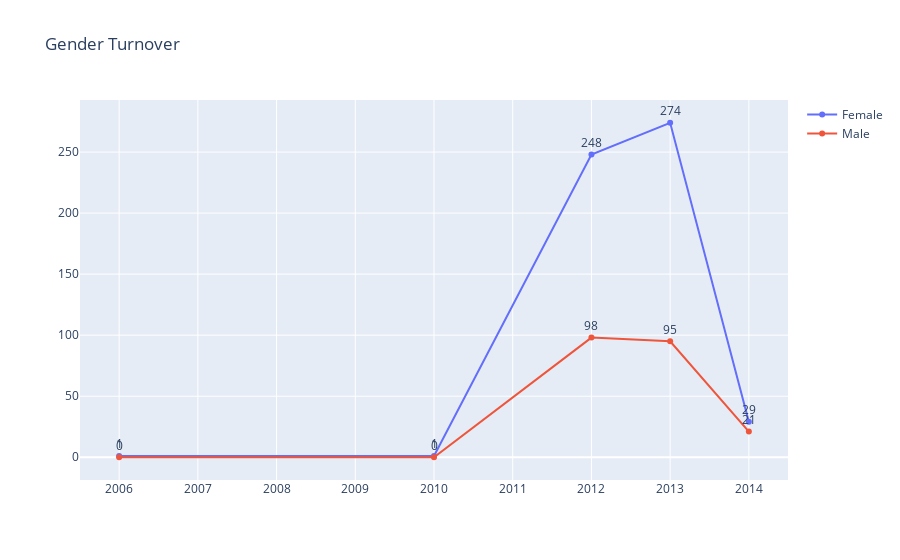

Notebook cell for this chart:
### Code cell
per = dete_update['cease_date'].dt.to_period('y')
gender_turnover = pd.crosstab(per, dete_update['gender']).reset_index()
data = []
for col in gender_turnover.columns:
    if col != 'cease_date':
        data.append(go.Scatter(name=col,
                               x=gender_turnover['cease_date'].astype(str).tolist(),
                               y=gender_turnover[col].tolist(),
                               text=gender_turnover[col].astype(str).tolist(),
                               textposition='top center',
                               mode='lines+markers+text'))
layout = go.Layout(title="Gender Turnover")
fig= go.Figure(data=data, layout=layout)
fig.show()

### Figure 1 — Plotly figure (JSON) as saved in the notebook; plotly's stock layout.template omitted (floating-point values rounded to 4 significant figures)
{"data": [{"mode": "lines+markers+text", "name": "Female", "text": ["1", "1", "248", "274", "29"], "textposition": "top center", "type": "scatter", "x": ["2006", "2010", "2012", "2013", "2014"], "y": [1, 1, 248, 274, 29]}, {"mode": "lines+markers+text", "name": "Male", "text": ["0", "0", "98", "95", "21"], "textposition": "top center", "type": "scatter", "x": ["2006", "2010", "2012", "2013", "2014"], "y": [0, 0, 98, 95, 21]}], "layout": {"autosize": true, "title": {"text": "Gender Turnover"}, "xaxis": {"autorange": true, "range": [2006.0, 2014.0], "type": "linear"}, "yaxis": {"autorange": true, "range": [-20.07, 294.1], "type": "linear"}}}
